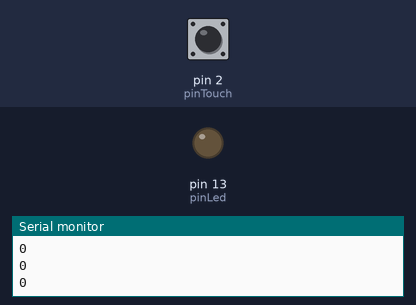
Bench run of a sketch on a simulated Arduino Uno, built with avr-gcc and run on an emulated ATmega328P. Parts: output pins drawn as LEDs (lit = HIGH), the last lines printed to the serial monitor. Inputs (shaded band) come from the test bench; at power-on: pin 2 (pinTouch) LOW.

Above: at 1.2 s.
1.3 s: pin 2 (pinTouch) pulled HIGH for 0.15 s
At 1.4 s:
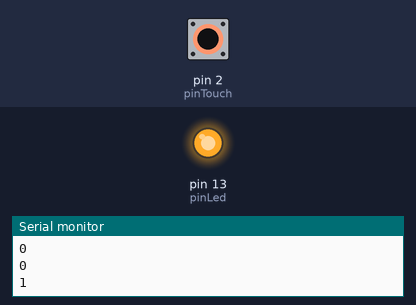
3.0 s: pin 2 (pinTouch) pulled HIGH for 3.2 s
At 7.0 s:
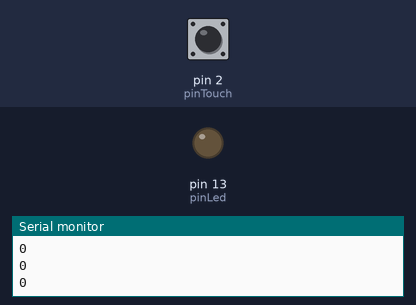
Timing chart, 0 to 8.5 s (numbered marks = the images above; inputs shaded):
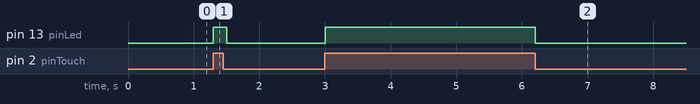

The sketch:

Grove_Touch_Sensor.ino
```cpp
// demo of Grove - Touch Sensor

const int pinTouch = 2;
const int pinLed   = 13;


void setup()
{
    Serial.begin(9600);
    pinMode(pinTouch, INPUT);
    pinMode(pinLed, OUTPUT);
}


void loop()
{
    int state = digitalRead(pinTouch);
    Serial.println(state);
    digitalWrite(pinLed, state);

    delay(100);
}
```

Measured:
- after the input at 1.3 s, pin 13 (pinLed): LOW → HIGH at once, → LOW 0.20 s later
- after the input at 3.0 s, pin 13 (pinLed): LOW → HIGH at once, → LOW 3.2 s later
